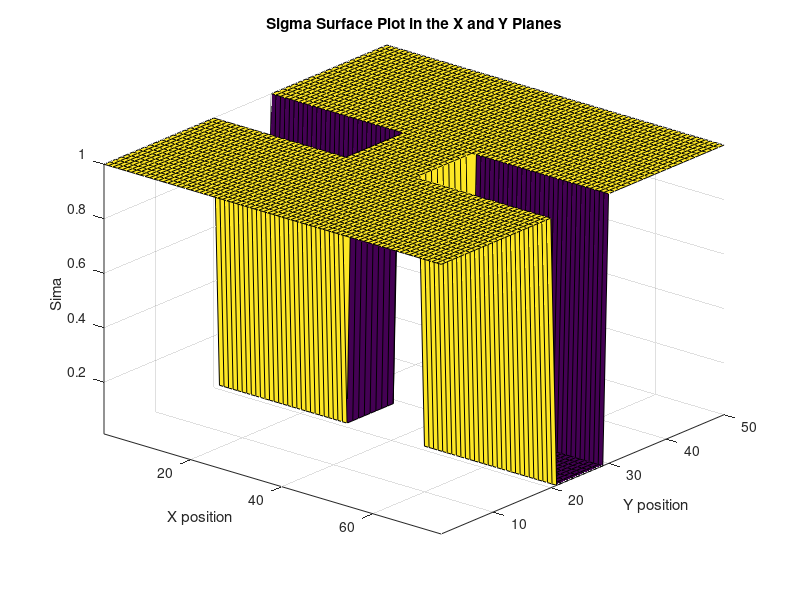
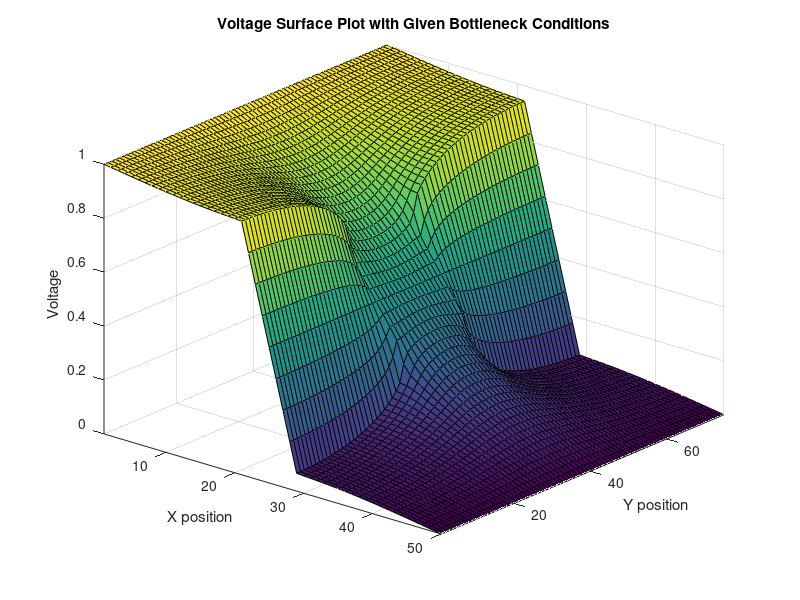
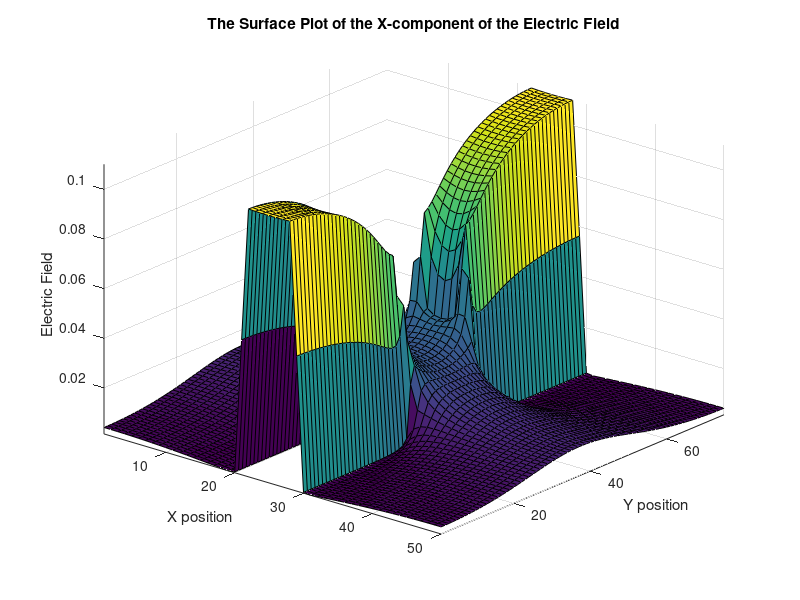
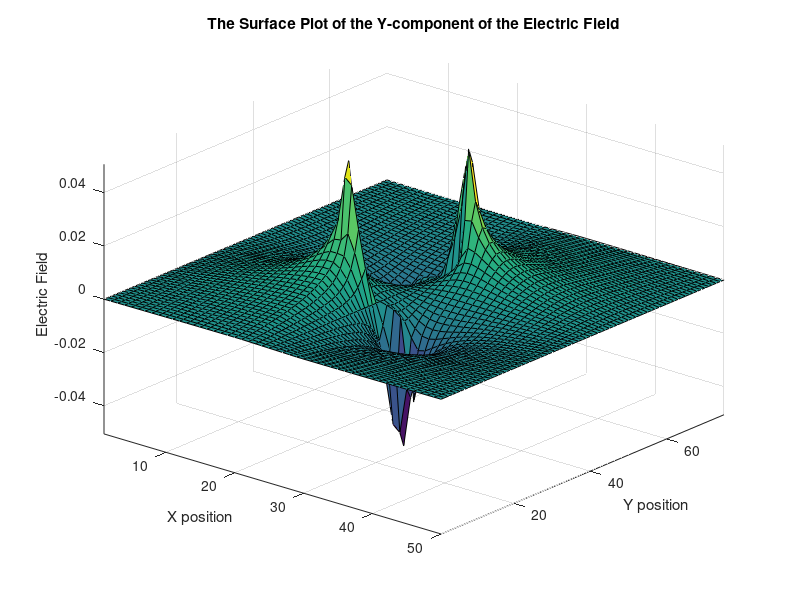

Recreate these plots in MATLAB, in order.
%Part 2 a) in this part of the assignment, we are setting up a total of
%5 surface plots: sigma, voltage, the x and y components of the electric
%field and finally the current density plot. Comments are littered
%throughout the code to aid in the understanding in my process.

%setting up variables just like part 1
nx = 50;                
ny = (3/2)*nx;            
G = sparse(nx*ny);      
Op = zeros(1, nx*ny);    


Sigmatrix = zeros(nx, ny);    % a sigma matrix is required for this part
Sig1 = 1;                     % sigma value given outside the box
Sig2 = 10^-2;                 % sigma value given inside the box

%The box will be difined using a 1x4 matrix containing it's dimensions
box = [nx*2/5 nx*3/5 ny*2/5 ny*3/5]; 

for i = 1:nx
    
    for j = 1:ny
        
        
        if i > box(1) && i < box(2) && (j < box(3)||j > box(4))
            Sigmatrix(i, j) = Sig2;
            
        else
            Sigmatrix(i, j) = Sig1;
            
            
        end
    end
end

% Filling in G matrix with corresponding bottleneck conditions
for x = 1:nx
    
    for y = 1:ny
        
        n = y + (x-1)*ny;
        nposx = y + (x+1-1)*ny;
        nnegx = y + (x-1-1)*ny;
        nposy = y + 1 + (x-1)*ny;
        nnegy = y - 1 + (x-1)*ny;
        
        if x == 1
            
            G(n, :) = 0;
            G(n, n) = 1;
            Op(n) = 1;
            
        elseif x == nx
            
            G(n, :) = 0;
            G(n, n) = 1;
            Op(n) = 0;
            
        elseif y == 1

            G(n, nposx) = (Sigmatrix(x+1, y) + Sigmatrix(x,y))/2;
            G(n, nnegx) = (Sigmatrix(x-1, y) + Sigmatrix(x,y))/2;
            G(n, nposy) = (Sigmatrix(x, y+1) + Sigmatrix(x,y))/2;            
            G(n, n) = -(G(n,nposx)+G(n,nnegx)+G(n,nposy));
            
        elseif y == ny
            
            G(n, nposx) = (Sigmatrix(x+1, y) + Sigmatrix(x,y))/2;
            G(n, nnegx) = (Sigmatrix(x-1, y) + Sigmatrix(x,y))/2;
            G(n, nnegy) = (Sigmatrix(x, y-1) + Sigmatrix(x,y))/2;
            G(n, n) = -(G(n,nposx)+G(n,nnegx)+G(n,nnegy));
            
        else
            
            G(n, nposx) = (Sigmatrix(x+1, y) + Sigmatrix(x,y))/2;
            G(n, nnegx) = (Sigmatrix(x-1, y) + Sigmatrix(x,y))/2;
            G(n, nposy) = (Sigmatrix(x, y+1) + Sigmatrix(x,y))/2;
            G(n, nnegy) = (Sigmatrix(x, y-1) + Sigmatrix(x,y))/2;
            G(n, n) = -(G(n,nposx)+G(n,nnegx)+G(n,nposy)+G(n,nnegy));
            
        end
    end
end

% Sigma(x,y) Surface Plot
figure(1)
surf(Sigmatrix);
xlabel("X position")
ylabel("Y position")
zlabel("Sima")
axis tight
view([40 30]);
title("Sigma Surface Plot in the X and Y Planes")


Voltage = G\Op';


sol = zeros(ny, nx, 1);
for i = 1:nx
    for j = 1:ny
        n = j + (i-1)*ny;
        sol(j,i) = Voltage(n);
    end
end

%V(x,y) Surface Plot
figure(2)
surf(sol)
axis tight
xlabel("X position")
ylabel("Y position")
zlabel("Voltage")
view([40 30]);
title("Voltage Surface Plot with Given Bottleneck Conditions")

%The electric field can be derived from the surface voltage using a
%gradient

[elecx, elecy] = gradient(sol);

%X component of electric field surface plot
figure(3)
surf(-elecx)
axis tight
xlabel("X position")
ylabel("Y position")
zlabel("Electric Field")
view([40 30]);
title("The Surface Plot of the X-component of the Electric Field")

%Y component of electric field surface plot
figure(4)
surf(-elecy)
axis tight
xlabel("X position")
ylabel("Y position")
zlabel("Electric Field")
view([40 30]);
title("The Surface Plot of the Y-component of the Electric Field")

%J, the current density, is calculated by multiplying sigma and the
%electric field together. Combing the x and y matrices, a surface plot is
%derived by surfing this matrix.

J_x = Sigmatrix'.*elecx;
J_y = Sigmatrix'.*elecy;
J = sqrt(J_x.^2 + J_y.^2);

%J(x,y) Surface Plot
figure(5)
surf(J)
axis tight
xlabel("X position")
ylabel("Y position")
zlabel("Current Density")
view([40 30]);
title("Curent Density Surface Plot in the X and Y Planes")

%the end%